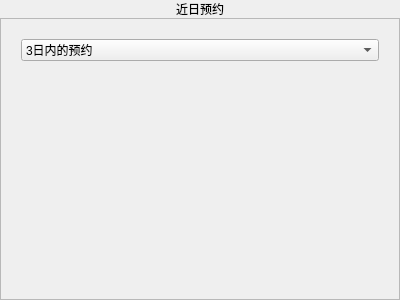
<?xml version="1.0" encoding="UTF-8"?>
<ui version="4.0">
 <class>PatientCardsPage</class>
 <widget class="QWidget" name="PatientCardsPage">
  <property name="geometry">
   <rect>
    <x>0</x>
    <y>0</y>
    <width>400</width>
    <height>300</height>
   </rect>
  </property>
  <property name="windowTitle">
   <string>Form</string>
  </property>
  <layout class="QVBoxLayout" name="verticalLayout">
   <property name="spacing">
    <number>0</number>
   </property>
   <property name="leftMargin">
    <number>0</number>
   </property>
   <property name="topMargin">
    <number>0</number>
   </property>
   <property name="rightMargin">
    <number>0</number>
   </property>
   <property name="bottomMargin">
    <number>0</number>
   </property>
   <item>
    <widget class="QLabel" name="fullHeaderLabel">
     <property name="text">
      <string>近日预约</string>
     </property>
     <property name="alignment">
      <set>Qt::AlignCenter</set>
     </property>
    </widget>
   </item>
   <item>
    <widget class="QScrollArea" name="scrollArea">
     <property name="widgetResizable">
      <bool>true</bool>
     </property>
     <widget class="QWidget" name="scrollAreaWidgetContents">
      <property name="geometry">
       <rect>
        <x>0</x>
        <y>0</y>
        <width>398</width>
        <height>286</height>
       </rect>
      </property>
      <layout class="QVBoxLayout" name="verticalLayout_2">
       <property name="spacing">
        <number>20</number>
       </property>
       <property name="leftMargin">
        <number>20</number>
       </property>
       <property name="topMargin">
        <number>20</number>
       </property>
       <property name="rightMargin">
        <number>20</number>
       </property>
       <property name="bottomMargin">
        <number>20</number>
       </property>
       <item>
        <widget class="QComboBox" name="appointmentFilter">
         <item>
          <property name="text">
           <string>3日内的预约</string>
          </property>
         </item>
         <item>
          <property name="text">
           <string>10日内的预约</string>
          </property>
         </item>
         <item>
          <property name="text">
           <string>1月内的预约</string>
          </property>
         </item>
        </widget>
       </item>
       <item>
        <layout class="QGridLayout" name="PatientCards">
         <property name="sizeConstraint">
          <enum>QLayout::SetMinAndMaxSize</enum>
         </property>
         <property name="spacing">
          <number>6</number>
         </property>
        </layout>
       </item>
       <item>
        <spacer name="verticalSpacer">
         <property name="orientation">
          <enum>Qt::Vertical</enum>
         </property>
         <property name="sizeHint" stdset="0">
          <size>
           <width>20</width>
           <height>40</height>
          </size>
         </property>
        </spacer>
       </item>
      </layout>
     </widget>
    </widget>
   </item>
  </layout>
 </widget>
 <resources/>
 <connections/>
</ui>
